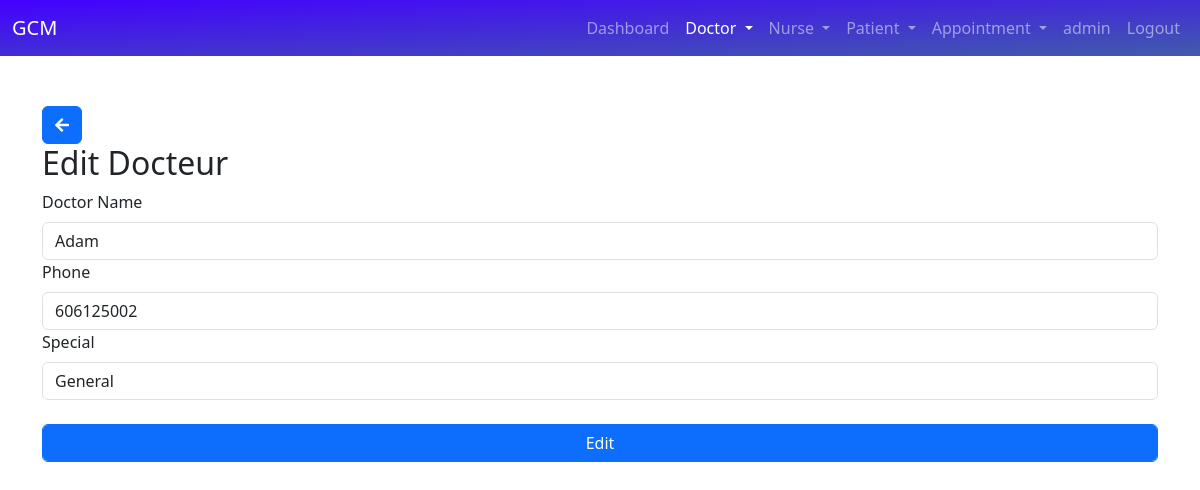
Page /edit_doctor/1/ (signed in) on the committed database.
### hospital/models.py (models this page shows, shortened)
class Doctor(models.Model):
    Name = models.CharField(max_length=50)
    Phone = models.IntegerField()
    SP = models.CharField(max_length=50)
    email = models.EmailField(max_length=240,null=True)
    password = models.CharField(max_length=50,null=True)
    type_personnel = "doctor"

### hospital/views.py (the view, shortened to what this page needs)
# urls.py: path('edit_doctor/<int:dId>/', Edit_doctor, name='edit_doctor'),
def Edit_doctor(request, dId):
    active_page = 'doctor'
    if not request.user.is_staff:
        return redirect('login')
    doctor = Doctor.objects.get(id=dId)
    return render(request, 'edit_doctor.html', {'doctor': doctor, 'active_page': active_page})

### hospital/templates/edit_doctor.html (shortened to what this page needs)
{% include "base.html"%}
{% include "navbar.html"%}
{% load static %}
{% block content%}
<div class="container" style="margin-top: 50px">
    <button class="btn btn-primary" onclick="history.back()"><i class="fa fa-arrow-left" aria-hidden="true"></i></button>
    <h2>Edit Docteur</h2>
    <form method="POST">
        <label>Doctor Name</label>
        <input type="text" class="form-control" name="name" value="{{doctor.Name}}">
        <label>Phone</label>
        <input type="text" class="form-control" name="phone" value="{{doctor.Phone}}">
        <label>Special</label>
        <input type="text" class="form-control" name="sp" value="{{doctor.SP}}">&nbsp;
        <input type="submit" value="Edit" onclick="return confirm('Are you sure ?')" class="form-control btn btn-primary">
    </form>
{% endblock content%}

### hospital/templates/navbar.html (shortened to what this page needs)
{% load static %}
<nav class="navbar navbar-expand-lg navbar-dark bg-primary " style="background-image: linear-gradient(to bottom right , rgb(68, 0, 255), rgb(65, 91, 171));">
  <div class="container-fluid">
    <a class="navbar-brand" href="{% url 'home'%}">GCM</a>
    <div class="collapse navbar-collapse" id="navbarSupportedContent">
      <ul class="navbar-nav ms-auto me-0 mb-2 mb-lg-0">
        {% if request.user.is_staff%}
        <li class="nav-item {% if active_page == 'index' %}active{% endif %}">
          <a class="nav-link" href="{% url 'index' %}">Dashboard</a>
        </li>
        <li class="nav-item dropdown {% if active_page == 'doctor' %}active{% endif %}">
          <a class="nav-link dropdown-toggle" id="navbarDropdown" role="button" data-bs-toggle="dropdown" aria-expanded="false">
            Doctor
          </a>
        </li>
        <li class="nav-item dropdown {% if active_page == 'nurse' %}active{% endif %}">
          <a class="nav-link dropdown-toggle" id="navbarDropdown" role="button" data-bs-toggle="dropdown" aria-expanded="false">
            Nurse
          </a>
        </li>
        <li class="nav-item dropdown {% if active_page == 'patient' %}active{% endif %}">
          <a class="nav-link dropdown-toggle" id="navbarDropdown" role="button" data-bs-toggle="dropdown" aria-expanded="false">
            Patient
          </a>
        </li>
        <li class="nav-item dropdown {% if active_page == 'appointment' %}active{% endif %}">
          <a class="nav-link dropdown-toggle" id="navbarDropdown" role="button" data-bs-toggle="dropdown" aria-expanded="false">
            Appointment
          </a>
        </li>
        <li class="nav-item">
          <a class="nav-link">{{request.user.username}}</a>
        </li>
        <li class="nav-item">
          <a class="nav-link" href="{% url 'logout' %}">Logout</a>
        </li>
        {% endif %}
      </ul>
    </div>
  </div>
</nav>

### rows in the picture
Doctor: name "Adam", phone "606125002", sp "General"

### other values in the picture
{{ request.user.username }} "admin"
